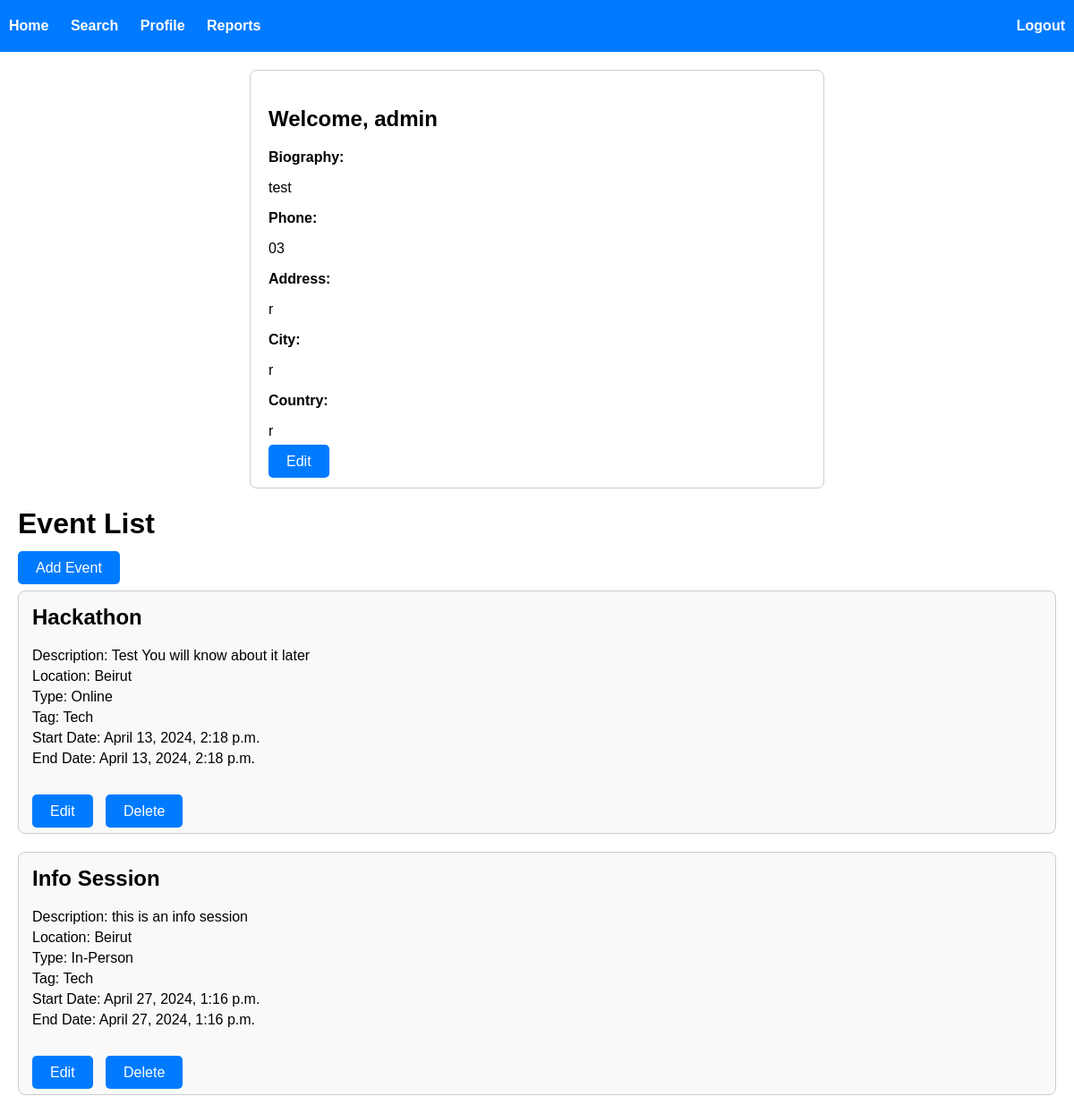
Page /profile (signed in) on the earlier database version.
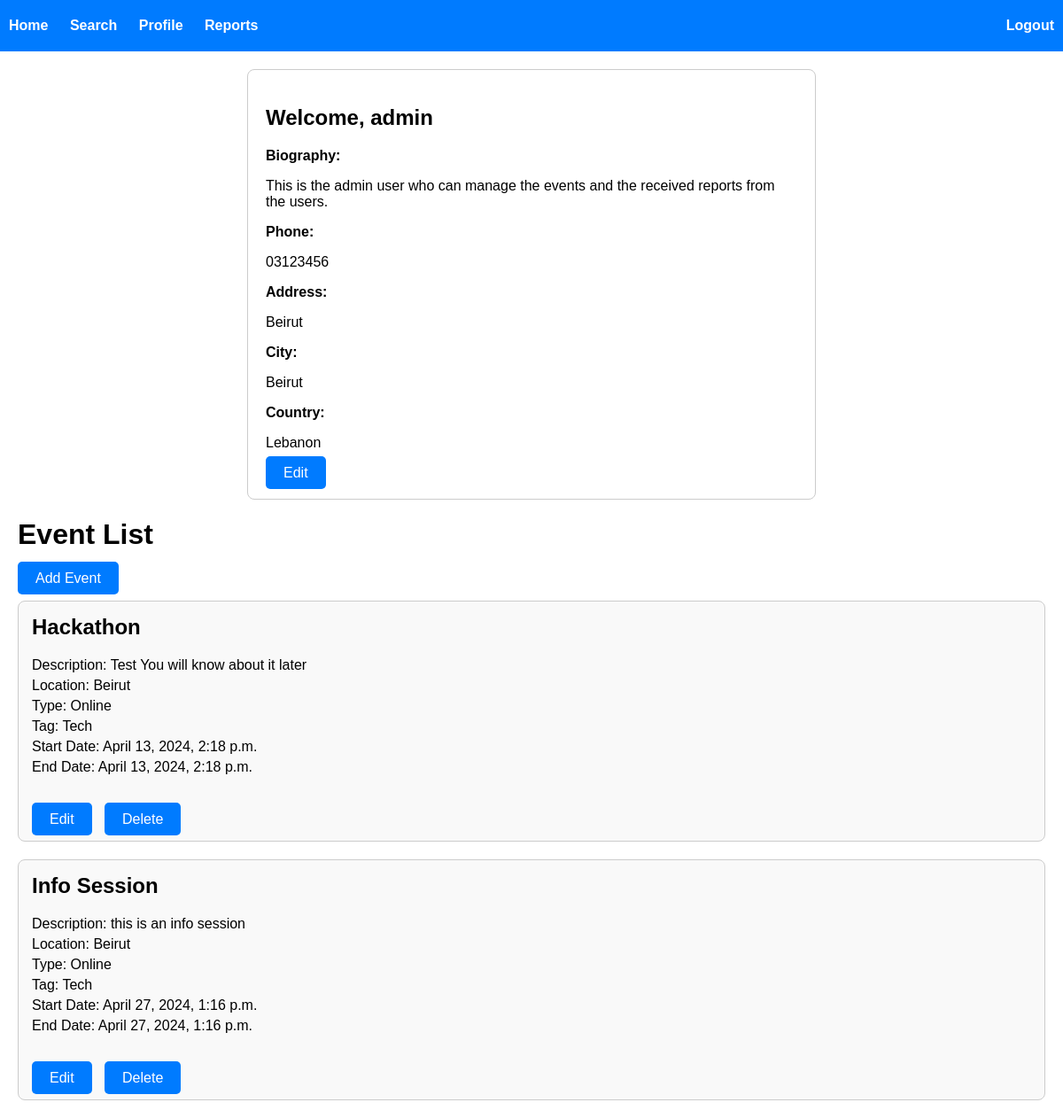
Same page on the later database version.
### event_management/models.py (models this page shows, shortened)
class UserProfile(AbstractUser):
    biography = models.TextField(null=True, blank=True)
    phone = models.CharField(max_length=100, null=True, blank=True)
    address = models.CharField(max_length=100, null=True, blank=True)
    city = models.CharField(max_length=100, null=True, blank=True)
    country = models.CharField(max_length=100, null=True, blank=True)
    followers_count = models.IntegerField(default=0)

class Event(models.Model):
    id = models.AutoField(primary_key=True)
    title = models.CharField(max_length=100)
    description = models.CharField(max_length=100)
    location = models.ForeignKey(Location, on_delete=models.DO_NOTHING, null=True)
    type = models.ForeignKey(EventType, on_delete=models.DO_NOTHING, null=True)
    tag = models.ForeignKey(EventTag, on_delete=models.DO_NOTHING)
    link = models.URLField()
    start_date = models.DateTimeField()
    end_date = models.DateTimeField()
    likes_count = models.IntegerField(default=0)
    reports_count = models.IntegerField(default=0)
    created_by_id = models.ForeignKey(UserProfile, on_delete=models.DO_NOTHING, related_name='events_created')
    modified_by_id = models.ForeignKey(UserProfile, on_delete=models.DO_NOTHING, related_name='events_modified')
    created_on = models.DateTimeField()
    modified_on = models.DateTimeField()

class EventType(models.Model):
    id = models.AutoField(primary_key=True)
    name = models.CharField(max_length=100)

class Location(models.Model):
    id = models.AutoField(primary_key=True)
    description = models.CharField(max_length=100)

class EventTag(models.Model):
    id = models.AutoField(primary_key=True)
    description = models.CharField(max_length=100)

### event_management/views.py (the view)
# urls.py: path('profile', views.profile, name="profile"),
@login_required(login_url="my_login")
def profile(request):
    events = Event.objects.filter(created_by_id=request.user).order_by('start_date')
    return render(request, 'profile.html', {'events': events})

### event_management/templates/profile.html (shortened to what this page needs)
{% extends 'base.html' %}
{% block content %}
<div class="profile-info">
    <h2>Welcome, {{ request.user.username }}</h2>
    <form method="post" enctype="multipart/form-data" class="profile-form">
        <div class="form-group">
            <label for="id_biography">Biography:</label>
            <p id="id_biography">{{ request.user.biography }}</p>
        </div>
        <div class="form-group">
            <label for="id_phone">Phone:</label>
            <p id="id_phone">{{ request.user.phone }}</p>
        </div>
        <div class="form-group">
            <label for="id_address">Address:</label>
            <p id="id_address">{{ request.user.address }}</p>
        </div>
        <div class="form-group">
            <label for="id_city">City:</label>
            <p id="id_city">{{ request.user.city }}</p>
        </div>
        <div class="form-group">
            <label for="id_country">Country:</label>
            <p id="id_country">{{ request.user.country }}</p>
        </div>
        <a href="{% url 'edit_profile' %}" class="btn btn-primary">Edit</a>
    </form>
</div>
<h1>Event List</h1>
<a href="{% url 'event_create' %}" class="btn btn-primary">Add Event</a>
<ul class="event-list">
    {% for event in events %}
    <li class="event-item">
        <h2>{{ event.title }}</h2>
        <p>Description: {{ event.description }}</p>
        <p>Location: {{ event.location.description }}</p>
        <p>Type: {{ event.type.name }}</p>
        <p>Tag: {{ event.tag.description }}</p>
        <p>Start Date: {{ event.start_date|date:"F j, Y, g:i a" }}</p>
        <p>End Date: {{ event.end_date|date:"F j, Y, g:i a" }}</p>
        <br><br>
        <a href="{% url 'event_edit' event.id %}" class="btn btn-primary">Edit</a>
        <a href="{% url 'event_delete' event.id %}" class="btnReport">Delete</a>
    </li>
    {% empty %}
    <li>No events available.</li>
    {% endfor %}
</ul>
{% endblock %}

Differences in the rows shown:
changed UserProfile "admin": user.biography "test" → "This is the admin user who can manage the events and the received reports from the users."; user.phone "03" → "03123456"; user.address "r" → "Beirut"; user.city "r" → "Beirut"; user.country "r" → "Lebanon"
changed Event "Info Session": type.name "In-Person" → "Online"
